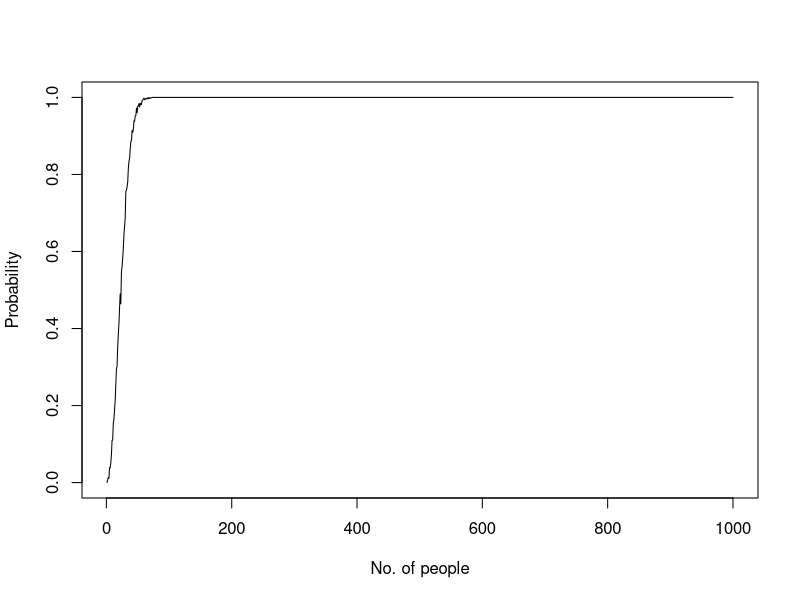

The R script that drew this image:
#Assignment 2

#1 
#Sample function will take these arguments sample(x=,size=,replace=,prob=)
#x will be the vector, size will be the output size, replace=TRUE will allow to take repeated values, and prob will take a vector of probabiloity weights of each vector
#sample(x=c("Gold","Silver","Bronze"),size=10,replace=TRUE,prob=c(20,30,50))
coins <- c(rep("gold", 20), rep("silver", 30), rep("bronze", 50))
sample_space <- sample(coins, 10, replace = FALSE)
print(sample_space)
q2 <- sample(x=c("success","failure"),replace=TRUE,size=10,prob=c(90,10))
print(q2)


#2
#question2 can be done in 2 ways
#one way is actually solving it and another way is simulating it
#actual solving is 
#there are n people so probability of two people having birthday on same date is
# 1 - probability(No two people having birthday on same day)
# 1 - ((365/365)*(364/365)*(363/365)*.....(365-(n-1))/365)
# 1 - product(k=0 to n-1)[(365-k)/365]
prob1 <- 1
n <- 100
for(k in 0:n-1)
{
  prob1 = prob1 * ((365-k)/365)
}
print(1-prob1)
#Another method is sampling 
#we will take different values of n and we will take a sample of n size 1000 times and check that how many of my samples out of 1000 has repeating birthday then we will plot graph
calc <- function(n) {
  count <- 0
  for (i in 1:1000) {
    lolsample <- sample(1:365, size = n, replace = TRUE)
    if (length(lolsample) != length(unique(lolsample))) {
      count <- count + 1
    }
  }
  prob <- count / 1000
  return(prob)
}
n <- 1000  # Doing it for 1000 values of n
y <- numeric(n)  # Initialize an empty numeric vector to store results
smallest<-0
flag<- 0 
for (i in 1:n) {
  y[i] <- calc(i)  # Assign the result to the ith element of 'y'
  if(calc(i)>=0.5 & flag==0)
  {
    smallest<-i
    flag =1
  }
}
plot(x = 1:1000, y, type = "l", xlab = "No. of people", ylab = "Probability")
cat("Smallest value of n for which prob>=0.5 is",smallest)


#3
#P(A union B) = P(A) + P(B) - P(A intersection B)
#Conditional probability of A dependent on B
#P(A/B) = P(A intersection B) / P(B)
#Conditional probability of B dependent on A
#P(B/A) = P(A intersection B) / P(A)
#So comparing above two equations we get P(A/B)*P(B) = P(B/A)*P(A)
#So now (P(A/B)*P(B))/P(A)=P(B/A)
#In the given question
#P(cloud) = 0.4
#P(rain) = 0.2
#P(cloud on rainy day) = 0.5
#P(rain on cloudy day) = ?
# answer will be P(cloud on rainy day) * P(rainy)/P(cloudy)
conditional_probability <- function(p_rain, p_cloudy_given_rain, p_cloudy) {
  p_rain_given_cloudy <- (p_cloudy_given_rain * p_rain) / p_cloudy
  return(p_rain_given_cloudy)
}
p_cloudy <- 0.4   # Probability of it being cloudy
p_rain <- 0.2     # Probability of rain on a given day
p_cloudy_given_rain <- 0.85  # Probability of clouds on a rainy day
# Calculate the conditional probability of rain given that it's cloudy
probability_rain_given_cloudy <- conditional_probability(p_rain, p_cloudy_given_rain, p_cloudy)
# Print the result
cat("The probability of rain given that it's cloudy is:", probability_rain_given_cloudy)


#4
#to load iris dataset
data(iris)
#head(iris) will print first 6 rows of dataset by default and if we write head(iris,n) it will print first n rows
head(iris) 
#to print stucture of iris
str(iris)
#to find range of sepal length of iris flowers
range(iris$Sepal.Length)
#to find mean of sepal length of iris flowers
mean(iris$Sepal.Length)
#to find median of sepal length of iris flowers
median(iris$Sepal.Length)
#quantile
q1<-quantile(iris$Sepal.Length,prob=0.25)
q3<-quantile(iris$Sepal.Length,prob=0.75)
iqR<-q1-q3
cat("Q1:",q1," Q3:",q3," IQR",q3-q1)
#standard deviation
sd(iris$Sepal.Length)
#variance
var(iris$Sepal.Length)
#summary 
summary(iris)
#to find mod
#we can use tables function which will create a table of values and freq
#after creating table sort them in decreasing order
#then take first value of that sorted table
#now take the names of that first value it will be the mod
names(sort(table(iris$Sepal.Length),decreasing=TRUE)[1])
mode <- as.numeric(names(sort(table(iris$Sepal.Length),decreasing=TRUE)[1]))
print(mode)


#extra questions
#find mean of all sepal length whose length is in interquantile range
# Calculate the interquartile range for sepal length
quartiles <- quantile(iris$Sepal.Length, probs = c(0.25, 0.75))
lower_bound <- quartiles[1]
upper_bound <- quartiles[2]
# Filter the dataset to include only rows within the interquartile range
sepal_length_within_iqr <- subset(iris, Sepal.Length >= lower_bound & Sepal.Length <= upper_bound)
# Calculate the mean of sepal length within the interquartile range
mean_sepal_length_within_iqr <- mean(sepal_length_within_iqr$Sepal.Length)
mean_sepal_length_within_iqr

